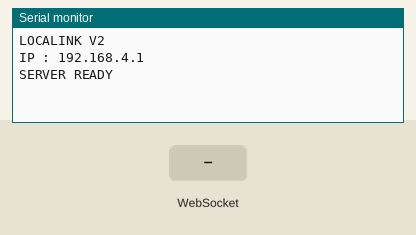
The sketch below on a simulated ESP8266 (NodeMCU). Parts: the last lines printed to the serial monitor. Inputs (shaded band) come from the test bench. Storage starts empty.

Above: at 2.2 s.
2.3 s: WebSocket text "[]" received
At 3.4 s:
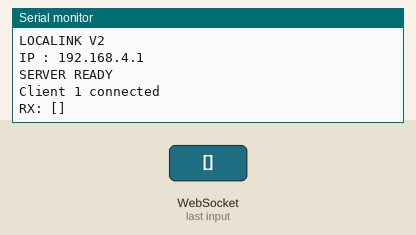
3.8 s: WebSocket text "SEND|" received
At 4.6 s:
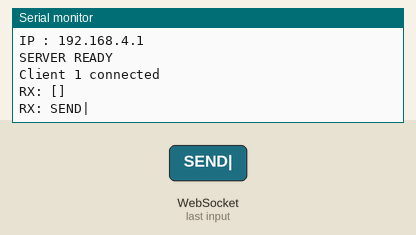
5.3 s: WebSocket text "|" received
At 5.7 s:
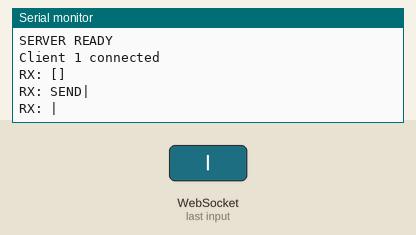
6.8 s: WebSocket text "CLEAR" received
At 8.0 s:
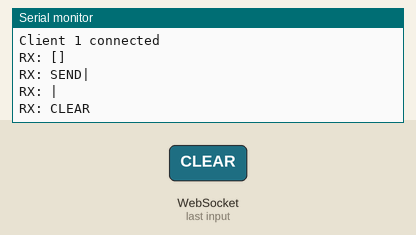
8.3 s: WebSocket text "1" received
At 9.2 s:
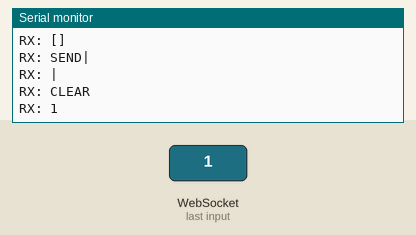

The sketch:

localink.ino
```cpp
#include <ESP8266WiFi.h>
#include <ESPAsyncTCP.h>
#include <ESPAsyncWebServer.h>
#include <LittleFS.h>
#include <DNSServer.h>

#define AP_SSID "LOCALINK"
#define AP_PASS "Frnyx2708"

AsyncWebServer server(80);
AsyncWebSocket ws("/ws");
DNSServer dnsServer;

String messagesJson = "[]";
uint16_t onlineUsers = 0;

// =========================
// LOAD CHAT
// =========================

void loadMessages() {

  if (!LittleFS.exists("/messages.json")) {

    File file =
      LittleFS.open(
      "/messages.json",
      "w");

    file.print("[]");

    file.close();
  }

  File file =
    LittleFS.open(
    "/messages.json",
    "r");

  if (!file) {

    messagesJson = "[]";
    return;
  }

  messagesJson =
    file.readString();

  file.close();
}

// =========================
// SAVE CHAT
// =========================

void saveMessages() {

  File file =
    LittleFS.open(
    "/messages.json",
    "w");

  if (!file)
    return;

  file.print(messagesJson);

  file.close();
}

// =========================
// SEND HISTORY
// =========================

void sendHistory(
    AsyncWebSocketClient *client) {

  String json =

    "{\"type\":\"history\","
    "\"messages\":"
    + messagesJson +
    "}";

  client->text(json);
}

// =========================
// ONLINE USER
// =========================

void broadcastOnline() {

  String json =

    "{\"type\":\"online\","
    "\"count\":"
    + String(onlineUsers)
    + "}";

  ws.textAll(json);
}

// =========================
// NEW MESSAGE
// =========================

void addMessage(
    String username,
    String role,
    String text) {

  String time =
    String(millis() / 1000);

  String item =

    "{"
    "\"username\":\"" + username + "\","
    "\"role\":\"" + role + "\","
    "\"message\":\"" + text + "\","
    "\"time\":\"" + time + "\""
    "}";

  if (messagesJson == "[]") {

    messagesJson =
      "[" + item + "]";
  }
  else {

    messagesJson.remove(
      messagesJson.length() - 1);

    messagesJson +=
      "," + item + "]";
  }

  saveMessages();

  String payload =

    "{"
    "\"type\":\"message\","
    "\"username\":\"" + username + "\","
    "\"role\":\"" + role + "\","
    "\"message\":\"" + text + "\","
    "\"time\":\"" + time + "\""
    "}";

  ws.textAll(payload);
}

// =========================
// CLEAR CHAT
// =========================

void clearChat() {

  messagesJson = "[]";

  saveMessages();

  ws.textAll(
    "{\"type\":\"clear\"}");
}

// =========================
// SOCKET EVENT
// =========================

void handleSocketMessage(
    void *arg,
    uint8_t *data,
    size_t len,
    AsyncWebSocketClient *client) {

  AwsFrameInfo *info =
    (AwsFrameInfo*)arg;

  if (!info->final)
    return;

  String payload = "";

  for (
    size_t i = 0;
    i < len;
    i++) {

    payload +=
      (char)data[i];
  }

  Serial.println(
    "RX: " + payload);

  if (payload.startsWith(
      "SEND|")) {

    payload.remove(0,5);

    int p1 =
      payload.indexOf("|");

    int p2 =
      payload.indexOf(
      "|",
      p1 + 1);

    String username =
      payload.substring(
      0,
      p1);

    String role =
      payload.substring(
      p1 + 1,
      p2);

    String message =
      payload.substring(
      p2 + 1);

    addMessage(
      username,
      role,
      message);
  }

  else if (
      payload ==
      "CLEAR") {

    clearChat();
  }
}

void onWsEvent(

    AsyncWebSocket *server,

    AsyncWebSocketClient *client,

    AwsEventType type,

    void *arg,

    uint8_t *data,

    size_t len) {

  switch(type) {

    case WS_EVT_CONNECT:

      onlineUsers++;

      Serial.printf(
      "Client %u connected\n",
      client->id());

      sendHistory(client);

      broadcastOnline();

      break;

    case WS_EVT_DISCONNECT:

      if (onlineUsers > 0)
        onlineUsers--;

      Serial.printf(
      "Client %u disconnected\n",
      client->id());

      broadcastOnline();

      break;

    case WS_EVT_DATA:

      handleSocketMessage(
        arg,
        data,
        len,
        client);

      break;

    default:
      break;
  }
}

// =========================
// SETUP
// =========================

void setup() {

  Serial.begin(115200);

  delay(1000);

  Serial.println();
  Serial.println("LOCALINK V2");

  WiFi.mode(WIFI_AP);

  WiFi.softAP(
    AP_SSID,
    AP_PASS);

dnsServer.start(
    53,
    "*",
    WiFi.softAPIP()
  );

  Serial.print(
      "IP : ");

  Serial.println(
      WiFi.softAPIP());

  if (!LittleFS.begin()) {

    Serial.println(
      "LittleFS ERROR");

    return;
  }

  loadMessages();

  ws.onEvent(
      onWsEvent);

  server.addHandler(
      &ws);

  server.serveStatic(
      "/",
      LittleFS,
      "/")
      .setDefaultFile(
      "index.html");

    server.on("/generate_204", HTTP_GET,
  [](AsyncWebServerRequest *request){
      request->redirect("/");
  });

  server.on("/hotspot-detect.html", HTTP_GET,
  [](AsyncWebServerRequest *request){
      request->redirect("/");
  });

  server.on("/ncsi.txt", HTTP_GET,
  [](AsyncWebServerRequest *request){
      request->redirect("/");
  });

  server.on("/connecttest.txt", HTTP_GET,
  [](AsyncWebServerRequest *request){
      request->redirect("/");
  });

  server.onNotFound(
  [](AsyncWebServerRequest *request){
      request->redirect("/");
  });

  server.begin();


  Serial.println(
      "SERVER READY");
}

// =========================
// LOOP
// =========================

void loop() {

  dnsServer.processNextRequest();

  ws.cleanupClients();
}
```

Measured:
- after the input at 2.3 s, the serial monitor: prints a new line at once (image 1)
- after the input at 3.8 s, the serial monitor: prints a new line at once (image 2)
- after the input at 5.3 s, the serial monitor: prints a new line at once (image 3)
- after the input at 6.8 s, the serial monitor: prints a new line at once (image 4)
- after the input at 8.3 s, the serial monitor: prints a new line at once (image 5)
